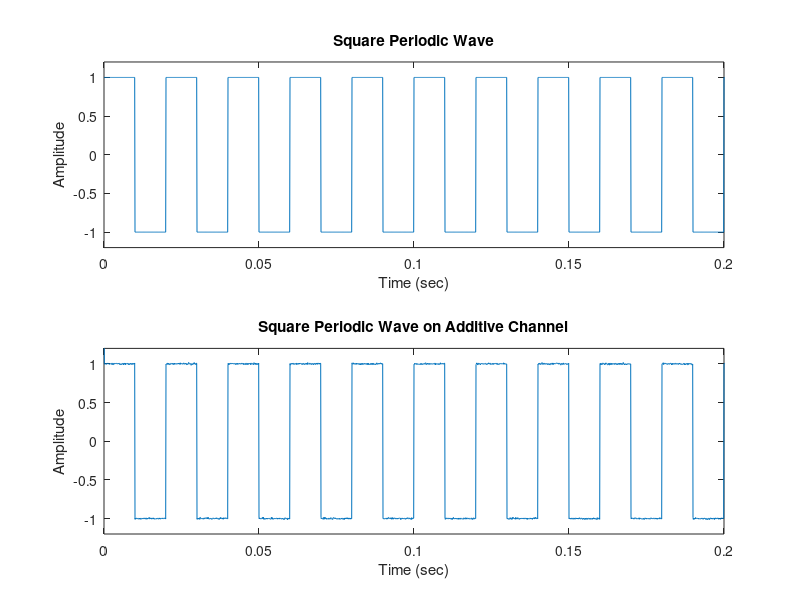

MATLAB code to generate this figure:
clear all; close all;
fs = 10000;
t = 0:1/fs:1.5;
x1 = sawtooth(2*pi*50*t);
x2 = square(2*pi*50*t)

noise = awgn(t, 0.1);

coding = fft(x2);


result = coding + noise;


rcoding = ifft(result)

subplot(211)
plot(t,x2)
axis([0 0.2 -1.2 1.2]);
xlabel('Time (sec)');
ylabel('Amplitude');
title('Square Periodic Wave');


subplot(212)
plot(t,rcoding)
axis([0 0.2 -1.2 1.2]);
xlabel('Time (sec)');
ylabel('Amplitude');
title('Square Periodic Wave on Additive Channel');


